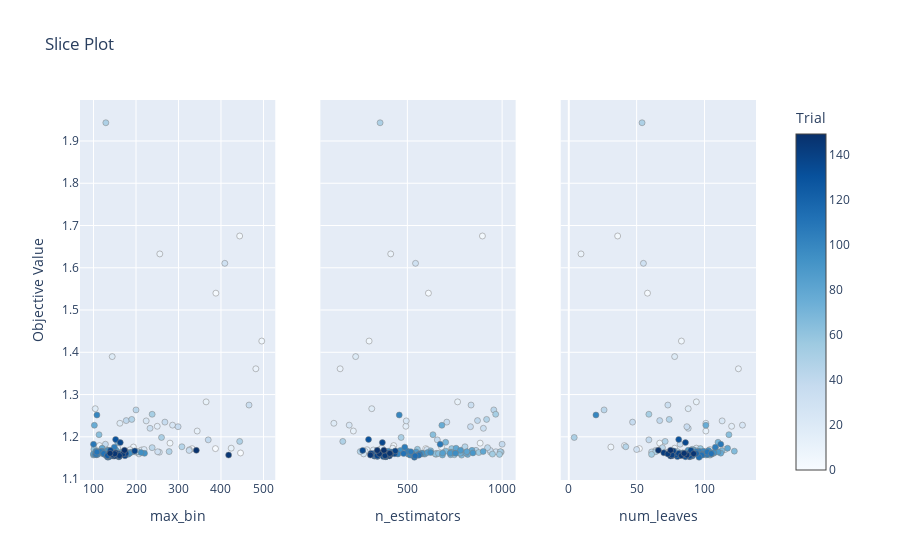

Source (notebook cell):
### Code cell
important_hyperparams = sorted(study.best_trial.params, key=study.best_trial.params.get, reverse=True)[:3]
optuna.visualization.plot_slice(study=optuna.load_study(study_name=study_name, storage=db_path), params=important_hyperparams)

### Figure 1 — Plotly figure (JSON) as saved in the notebook; plotly's stock layout.template omitted (floating-point values rounded to 4 significant figures; data arrays with more than 128 entries replaced by an {"elided": "..."} marker saying what was removed)
{"data": [{"marker": {"color": {"elided": "150 int values"}, "colorbar": {"title": {"text": "Trial"}, "x": 1, "xpad": 40}, "colorscale": [[0, "rgb(247,251,255)"], [0.125, "rgb(222,235,247)"], [0.25, "rgb(198,219,239)"], [0.375, "rgb(158,202,225)"], [0.5, "rgb(107,174,214)"], [0.625, "rgb(66,146,198)"], [0.75, "rgb(33,113,181)"], [0.875, "rgb(8,81,156)"], [1, "rgb(8,48,107)"]], "line": {"color": "Grey", "width": 0.5}, "showscale": true}, "mode": "markers", "name": "Feasible Trial", "showlegend": false, "type": "scatter", "x": {"elided": "150 int values"}, "xaxis": "x", "y": {"elided": "150 float values"}, "yaxis": "y"}, {"marker": {"color": {"elided": "150 int values"}, "colorbar": {"title": {"text": "Trial"}, "x": 1, "xpad": 40}, "colorscale": [[0, "rgb(247,251,255)"], [0.125, "rgb(222,235,247)"], [0.25, "rgb(198,219,239)"], [0.375, "rgb(158,202,225)"], [0.5, "rgb(107,174,214)"], [0.625, "rgb(66,146,198)"], [0.75, "rgb(33,113,181)"], [0.875, "rgb(8,81,156)"], [1, "rgb(8,48,107)"]], "line": {"color": "Grey", "width": 0.5}, "showscale": false}, "mode": "markers", "name": "Feasible Trial", "showlegend": false, "type": "scatter", "x": {"elided": "150 int values"}, "xaxis": "x2", "y": {"elided": "150 float values"}, "yaxis": "y2"}, {"marker": {"color": {"elided": "150 int values"}, "colorbar": {"title": {"text": "Trial"}, "x": 1, "xpad": 40}, "colorscale": [[0, "rgb(247,251,255)"], [0.125, "rgb(222,235,247)"], [0.25, "rgb(198,219,239)"], [0.375, "rgb(158,202,225)"], [0.5, "rgb(107,174,214)"], [0.625, "rgb(66,146,198)"], [0.75, "rgb(33,113,181)"], [0.875, "rgb(8,81,156)"], [1, "rgb(8,48,107)"]], "line": {"color": "Grey", "width": 0.5}, "showscale": false}, "mode": "markers", "name": "Feasible Trial", "showlegend": false, "type": "scatter", "x": {"elided": "150 int values"}, "xaxis": "x3", "y": {"elided": "150 float values"}, "yaxis": "y3"}], "layout": {"title": {"text": "Slice Plot"}, "xaxis": {"anchor": "y", "domain": [0, 0.2889], "title": {"text": "max_bin"}}, "xaxis2": {"anchor": "y2", "domain": [0.3556, 0.6444], "title": {"text": "n_estimators"}}, "xaxis3": {"anchor": "y3", "domain": [0.7111, 1], "title": {"text": "num_leaves"}}, "yaxis": {"anchor": "x", "domain": [0, 1], "title": {"text": "Objective Value"}}, "yaxis2": {"anchor": "x2", "domain": [0, 1], "matches": "y", "showticklabels": false}, "yaxis3": {"anchor": "x3", "domain": [0, 1], "matches": "y", "showticklabels": false}}}
